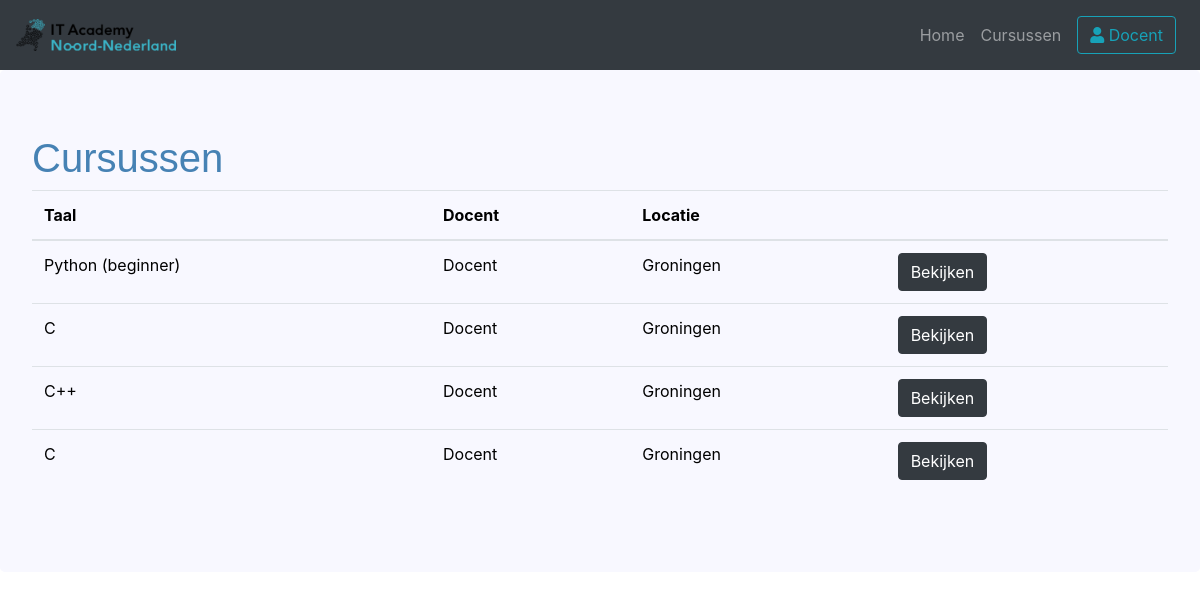
Screenshot of /cursussen (signed in) with the database file from the repository.
### project/models.py (models this page shows, shortened)
class User(db.Model, UserMixin):
    __tablename__ = 'users'
    id = db.Column(db.Integer, primary_key=True)
    email       = db.Column(db.String(64), unique=True, index=True, nullable=False)
    username    = db.Column(db.String(64), unique=True, index=True, nullable=False)
    password    = db.Column(db.String(128), nullable=False)
    role_id     = db.Column(db.Integer, db.ForeignKey("roles.id"), nullable=False)

class Course(db.Model):
    __tablename__ = 'courses'
    id              = db.Column(db.Integer, primary_key=True)
    teacher_id      = db.Column(db.Integer, db.ForeignKey("users.id"), nullable=False)
    language_id     = db.Column(db.Integer, db.ForeignKey("languages.id"), nullable=False)
    location        = db.Column(db.Text, nullable=False)
    cost            = db.Column(db.Float, nullable=False)
    description     = db.Column(db.Text, nullable=False)

class Language(db.Model):
    __tablename__ = 'languages'
    id          = db.Column(db.Integer, primary_key=True)
    language    = db.Column(db.Text, nullable=False)

### project/views.py (the view)
@standaard_blueprint.route('/cursussen')
def cursussen():
    courses =  Course.query\
                .join(Language, Course.language_id == Language.id)\
                .join(User, Course.teacher_id == User.id)\
                .add_columns(Course.id, Language.language, User.username, Course.location)
    return render_template('cursussen.html', courses=courses)

### project/__init__.py (called while the page is built)
@app.context_processor
def inject_time_related_functions():
    return dict(date_now=datetime.now().date(), td=timedelta, dt=datetime, t=time())

### project/models.py (called while the page is built)
@login_manager.user_loader
def load_user(user_id):
    return User.query.get(user_id)

### project/templates/cursussen.html (shortened to what this page needs)
{% extends "base.html" %}
{% block content %}
<div class="jumbotron m-0">
    <h1 class="blueheader">Cursussen</h1>
    <div class="col col-sm-12 p-0">
        <table class="table">
            <thead>
                <tr>
                    <th scope="col">Taal</th>
                    <th scope="col">Docent</th>
                    <th scope="col">Locatie</th>
                    <th scope="col"></th>
                </tr>
            </thead>
            <tbody>
                {% for course in courses %}
                <tr>
                    <td>{{ course.language }}</td>
                    <td>{{ course.username }}</td>
                    <td>{{ course.location }}</td>
                    <td><a href="{{ url_for('standaard.cursus', language=course.language, course_id=course.id)}}" class="btn btn-dark">Bekijken</a></td>
                </tr>
                {% endfor %}
            </tbody>
        </table>
    </div>
</div>
{% endblock %}

### project/templates/base.html (shortened to what this page needs)
<!DOCTYPE html>
<html lang="en" dir="ltr">
<head>
    <link rel="stylesheet" type="text/css" href="{{ url_for('static',filename='stylesheet.css') }}?rnd=24">
    <link rel="stylesheet" href="https://maxcdn.bootstrapcdn.com/bootstrap/4.0.0/css/bootstrap.min.css">
    <link rel="stylesheet" href="https://cdnjs.cloudflare.com/ajax/libs/font-awesome/5.15.3/css/all.min.css" />
</head>
<body>
    <nav class="navbar navbar-expand-lg navbar-dark bg-dark">
    <a class="navbar-brand" href="{{ url_for('index') }}">
        <img src="/static/logo-klein.png" width="40%" alt="">
    </a>
    <div class="collapse navbar-collapse" id="navbarSupportedContent">
        <div class="navbar-nav ml-auto d-lg-flex align-items-lg-center">
            <a class="nav-item nav-link" href="{{ url_for('index') }}">Home</a>
            <a class="nav-item nav-link" href="{{ url_for('standaard.cursussen') }}">Cursussen</a>
            {% if current_user.is_authenticated %}
            <div class="dropdown nav-item nav-link">
                <button class="btn btn-outline-info" type="button" id="dropdownMenuButton" data-toggle="dropdown" aria-haspopup="true" aria-expanded="false">
                    <i class="fas fa-user"></i> {{ current_user.username }}
                </button>
            </div>
            {% endif %}
        </div>
    </div>
</nav>
{% block content %}
{% endblock %}
</body>
</html>

### project/static/stylesheet.css (style rules this page uses)
html { background-color: white; }
.blueheader { color: steelblue; font-family:'Lucida Sans', 'Lucida Sans Regular', 'Lucida Grande', 'Lucida Sans Unicode', Geneva, Verdana, sans-serif }
.jumbotron { background-color:ghostwhite !important; margin-top: 25px; color: black; }

### rows the page displays
User: username "Docent"
Course: language "Python (beginner)", username "Docent", location "Groningen"
Course: language "C", username "Docent", location "Groningen"
Course: language "C++", username "Docent", location "Groningen"
Course: language "C", username "Docent", location "Groningen"
